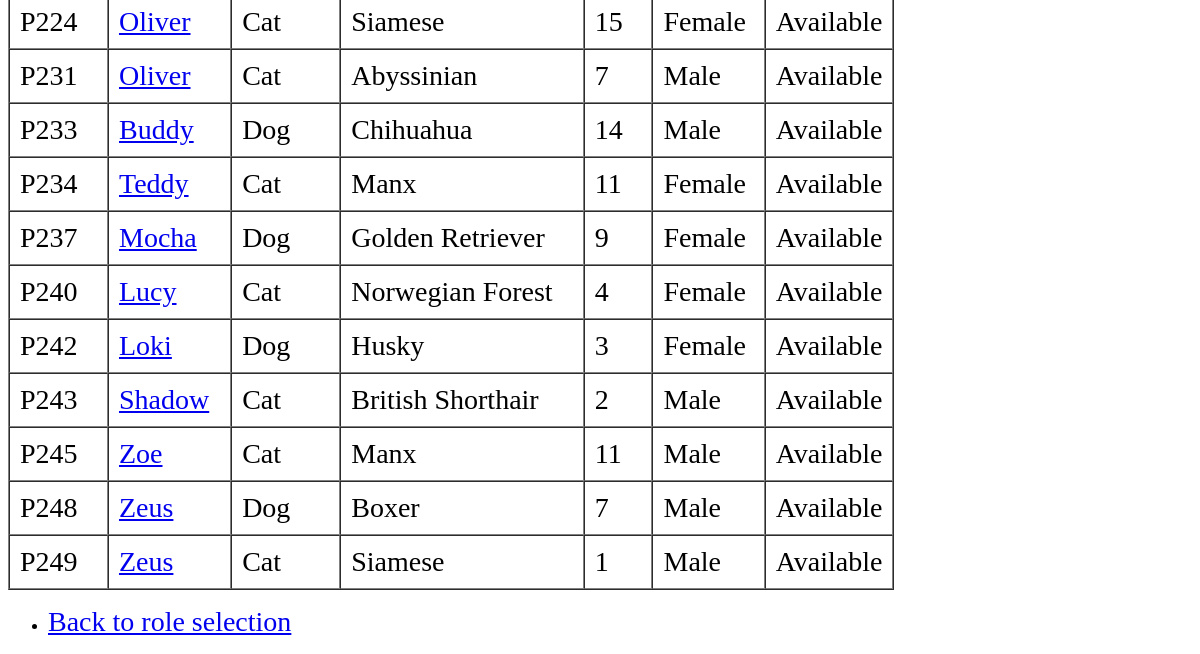
The page /browse_pets (lower part) on the database as committed earlier.
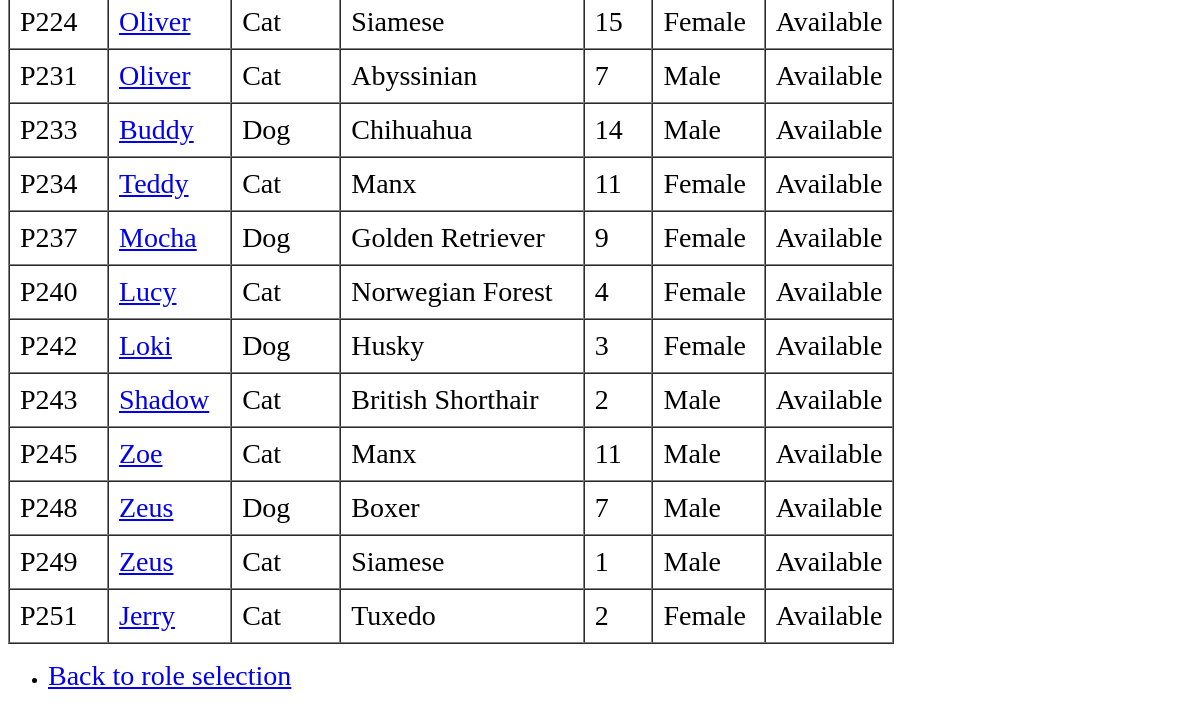
The same page on the database as committed later.
### tables this page shows
CREATE TABLE pet (
    pet_id CHAR(6) NOT NULL,
    pet_name VARCHAR(50) NOT NULL,
    species VARCHAR(20) NOT NULL,
    breed VARCHAR(50),
    age DECIMAL(2,0),
    gender CHAR(10),
    availability VARCHAR(20),
    org_id CHAR(6) NOT NULL
);

### app.py (the view)
@app.route("/browse_pets")
def browse_pets():
    pets = get_all_available_pets()
    return render_template("browse_pets.html", pets=pets)

### database.py (called while the page is built)
def connect():
    return sqlite3.connect(DB)

def get_all_available_pets():
    conn = connect()
    cur = conn.cursor()
    cur.execute('''
                SELECT * FROM pet
                WHERE availability = "Available"
                ''')
    pets = cur.fetchall()
    conn.close()
    return pets

### templates/browse_pets.html (shortened to what this page needs)
<!DOCTYPE html>
<html>
<head>
</head>
<body>
    <table border="1" cellpadding="10" cellspacing="0" style="font-size: 28px;">
        {% for pet in pets %}
        <tr>
            <td>{{ pet[0] }}</td>
            <td><a href="/pet/{{ pet[0] }}">{{ pet[1] }}</a></td>
            <td>{{ pet[2] }}</td>
            <td>{{ pet[3] }}</td>
            <td>{{ pet[4] }}</td>
            <td>{{ pet[5] }}</td>
            <td>{{ pet[6] }}</td>
        </tr>
        {% endfor %}
    </table>
    <ul>
        <li><a href="/" style="font-size: 28px;">Back to role selection</a></li>
    </ul>
</body>
</html>

Rows that differ between the two databases and show on the page:
added pet: pet "P251", pet_name "Jerry", species "Cat", breed "Tuxedo", age "2", gender "Female", availability "Available"
